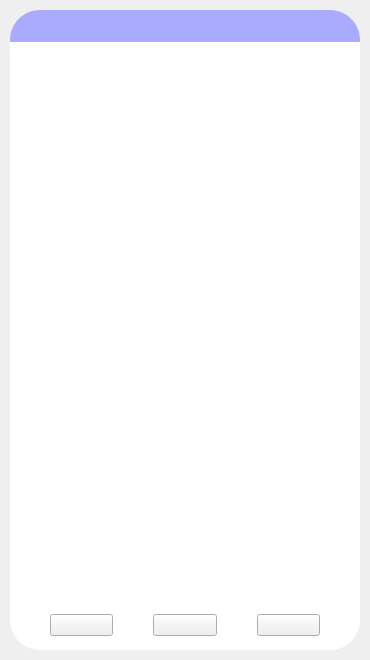
<?xml version="1.0" encoding="UTF-8"?>
<ui version="4.0">
 <class>MainWindow</class>
 <widget class="QMainWindow" name="MainWindow">
  <property name="geometry">
   <rect>
    <x>0</x>
    <y>0</y>
    <width>370</width>
    <height>660</height>
   </rect>
  </property>
  <property name="windowTitle">
   <string>MainWindow</string>
  </property>
  <widget class="QWidget" name="centralwidget">
   <widget class="QWidget" name="widget" native="true">
    <property name="geometry">
     <rect>
      <x>10</x>
      <y>10</y>
      <width>350</width>
      <height>640</height>
     </rect>
    </property>
    <property name="minimumSize">
     <size>
      <width>350</width>
      <height>640</height>
     </size>
    </property>
    <property name="maximumSize">
     <size>
      <width>350</width>
      <height>640</height>
     </size>
    </property>
    <property name="styleSheet">
     <string notr="true">QWidget#widget {
    background-color: rgb(255, 255, 255);
	border-radius: 30px;
}
</string>
    </property>
    <layout class="QVBoxLayout" name="verticalLayout">
     <property name="spacing">
      <number>0</number>
     </property>
     <property name="leftMargin">
      <number>0</number>
     </property>
     <property name="topMargin">
      <number>0</number>
     </property>
     <property name="rightMargin">
      <number>0</number>
     </property>
     <property name="bottomMargin">
      <number>0</number>
     </property>
     <item>
      <widget class="QWidget" name="widget_2" native="true">
       <property name="minimumSize">
        <size>
         <width>0</width>
         <height>32</height>
        </size>
       </property>
       <property name="maximumSize">
        <size>
         <width>16777215</width>
         <height>32</height>
        </size>
       </property>
       <property name="styleSheet">
        <string notr="true">QWidget#widget_2 {
	background-color: rgb(170, 170, 255);
	border-top-left-radius: 30px;
	border-top-right-radius: 30px;
}</string>
       </property>
       <layout class="QHBoxLayout" name="horizontalLayout_2">
        <property name="spacing">
         <number>0</number>
        </property>
        <property name="leftMargin">
         <number>20</number>
        </property>
        <property name="topMargin">
         <number>0</number>
        </property>
        <property name="rightMargin">
         <number>20</number>
        </property>
        <property name="bottomMargin">
         <number>0</number>
        </property>
        <item>
         <widget class="QLabel" name="label_2">
          <property name="minimumSize">
           <size>
            <width>24</width>
            <height>24</height>
           </size>
          </property>
          <property name="maximumSize">
           <size>
            <width>24</width>
            <height>24</height>
           </size>
          </property>
          <property name="text">
           <string/>
          </property>
          <property name="pixmap">
           <pixmap>../resources/images/icon/wifi.png</pixmap>
          </property>
          <property name="scaledContents">
           <bool>true</bool>
          </property>
         </widget>
        </item>
        <item>
         <spacer name="horizontalSpacer">
          <property name="orientation">
           <enum>Qt::Horizontal</enum>
          </property>
          <property name="sizeHint" stdset="0">
           <size>
            <width>259</width>
            <height>11</height>
           </size>
          </property>
         </spacer>
        </item>
        <item>
         <widget class="QLabel" name="label">
          <property name="minimumSize">
           <size>
            <width>24</width>
            <height>24</height>
           </size>
          </property>
          <property name="maximumSize">
           <size>
            <width>24</width>
            <height>24</height>
           </size>
          </property>
          <property name="text">
           <string/>
          </property>
          <property name="pixmap">
           <pixmap>../resources/images/icon/battery.png</pixmap>
          </property>
          <property name="scaledContents">
           <bool>true</bool>
          </property>
         </widget>
        </item>
       </layout>
      </widget>
     </item>
     <item>
      <widget class="QScrollArea" name="scrollArea">
       <property name="styleSheet">
        <string notr="true">background-color: transparent;
border: none;</string>
       </property>
       <property name="widgetResizable">
        <bool>true</bool>
       </property>
       <widget class="QWidget" name="scrollAreaWidgetContents_2">
        <property name="geometry">
         <rect>
          <x>0</x>
          <y>0</y>
          <width>350</width>
          <height>558</height>
         </rect>
        </property>
        <layout class="QVBoxLayout" name="verticalLayout_2">
         <item>
          <widget class="QWidget" name="widget_3" native="true"/>
         </item>
        </layout>
       </widget>
      </widget>
     </item>
     <item>
      <widget class="QWidget" name="widget_4" native="true">
       <property name="minimumSize">
        <size>
         <width>0</width>
         <height>50</height>
        </size>
       </property>
       <property name="maximumSize">
        <size>
         <width>16777215</width>
         <height>50</height>
        </size>
       </property>
       <property name="styleSheet">
        <string notr="true">QWidget#widget_4 {
	background-color: rgb(170, 170, 255);
	border-bottom-left-radius: 30px;
	border-bottom-right-radius: 30px;
}
QWidget#widget_4 &gt; QPushButton {
    background-color: transparent;
}</string>
       </property>
       <layout class="QHBoxLayout" name="horizontalLayout">
        <property name="spacing">
         <number>40</number>
        </property>
        <property name="leftMargin">
         <number>40</number>
        </property>
        <property name="topMargin">
         <number>0</number>
        </property>
        <property name="rightMargin">
         <number>40</number>
        </property>
        <property name="bottomMargin">
         <number>0</number>
        </property>
        <item>
         <widget class="QPushButton" name="pushButton">
          <property name="text">
           <string/>
          </property>
          <property name="icon">
           <iconset>
            <normaloff>../resources/images/icon/double-screen.png</normaloff>../resources/images/icon/double-screen.png</iconset>
          </property>
          <property name="iconSize">
           <size>
            <width>32</width>
            <height>32</height>
           </size>
          </property>
         </widget>
        </item>
        <item>
         <widget class="QPushButton" name="pushButton_2">
          <property name="text">
           <string/>
          </property>
          <property name="icon">
           <iconset>
            <normaloff>../resources/images/icon/home.png</normaloff>../resources/images/icon/home.png</iconset>
          </property>
          <property name="iconSize">
           <size>
            <width>32</width>
            <height>32</height>
           </size>
          </property>
         </widget>
        </item>
        <item>
         <widget class="QPushButton" name="pushButton_3">
          <property name="text">
           <string/>
          </property>
          <property name="icon">
           <iconset>
            <normaloff>../resources/images/icon/go-back-arrow.png</normaloff>../resources/images/icon/go-back-arrow.png</iconset>
          </property>
          <property name="iconSize">
           <size>
            <width>32</width>
            <height>32</height>
           </size>
          </property>
         </widget>
        </item>
       </layout>
      </widget>
     </item>
    </layout>
   </widget>
  </widget>
 </widget>
 <resources/>
 <connections/>
</ui>
